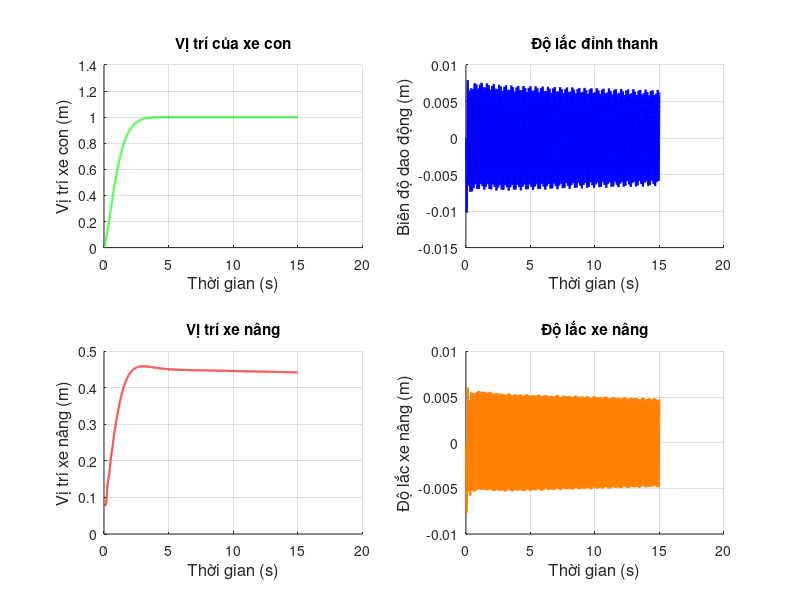
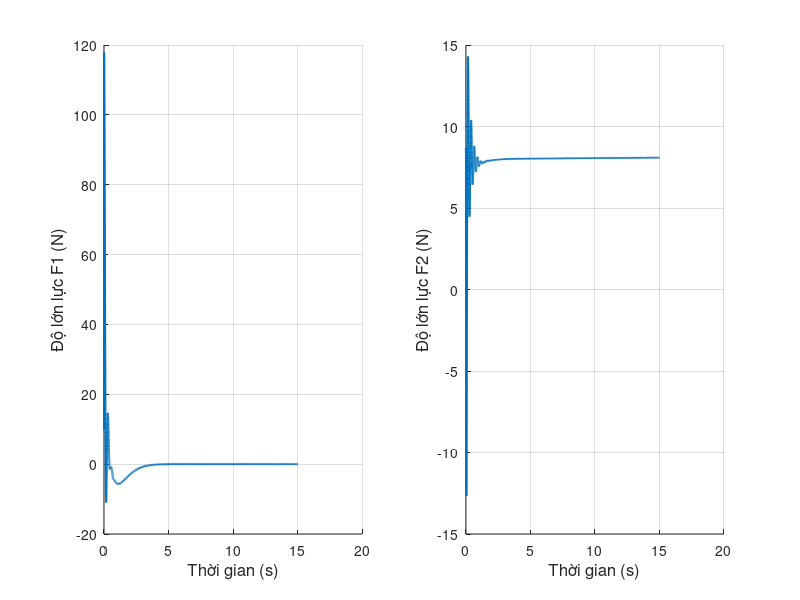

Write the MATLAB code that produced these figures, in order.
clc;
close all;
clear;

% Cờ để thay đổi giữa ADRC và ADRC + IS
% flag = 1: ADRC; flag = 2: ADRC + IS
flag = 1; 
% Cờ để thay đổi giữa các bộ IS
% flag_is = 1: ZV; flag_is = 2: ZVD; flag = 3: ETM4
flag_is = 1;

%--------------------------------------------------------------------------
%                         Cài đặt các thông số
%--------------------------------------------------------------------------

% Thiết lập các thông số cho dầm
L = 0.63; EI = 0.754; rho_A = 0.297;
% Các vật nặng
mw = 13.1; mk = 0.04; mh = 0.86; g = 9.81;

% Thiết lập thông số không gian và thời gian
n = 9; r = 10000;
tmax = 15;
delta_Y = L/(n - 1); % Bước không gian
delta_t = tmax/(r - 1); % Bước thời gian

% Khởi tạo ma trận để lưu giá trị
w = zeros(n,r);
x3 = zeros(1,r); % Độ lắc của thanh tại x2 (x3)
x2 = 2;
dx2dt_2 = zeros(1,r);
dx2dt_2(1:3) = delta_Y;

% Lực tác động vào xe con
F1 = zeros(1,r);
F1(1:r) = 10;
    
% Lực tác động vào xe nâng
F2 = zeros(1,r);
F2(1:r) = mh*g - 0.1;

%--------------------------------------------------------------------------
%                        Thông số bộ điều khiển ADRC
%--------------------------------------------------------------------------
T_set = 2; % Thời gian xác lập (s)
T_sample = 0.001; % Chu kỳ trích mẫu
s_CL = -6/T_set; % Điểm cực hàm truyền hệ kín
% Hệ số tỉ lệ
Kp = s_CL^2; Kd = -2*s_CL; K_ESO = 10; b01 = 1/mw; b02 = 1/mh;

% Bộ quan sát trạng thái ESO
s_ESO = K_ESO*s_CL; % Điểm cực 
z_ESO = exp(s_ESO*T_sample);

l1 = 1 - z_ESO^3; 
l2 = (3*(1 - z_ESO)^2*(1 + z_ESO))/(2*T_sample);
l3 = (1 - z_ESO)^3/(T_sample^2);

Ad = [1 T_sample (T_sample^2)/2; 0 1 T_sample; 0 0 1];
Bd = [b01*(T_sample^2)/2; b01*T_sample; 0];
Cd = [1 0 0];
Lc = [l1; l2; l3];

A_ESO = Ad - Lc*Cd*Ad;
B_ESO = Bd - Lc*Cd*Bd;

% Biến trạng thái xk = [x1k; x2k; x3k]
xd = zeros(3,r); 
xl = zeros(3,r);

x1_set = 1; % Giá trị đặt xe con
x2_set = 0.4; % Giá trị đặt xe nâng
%--------------------------------------------------------------------------
%                       Thông số bộ tạo dạng tín hiệu
%--------------------------------------------------------------------------
f = 6.13415; % Tần số dao động riêng của hệ

zeta = 0.01; K = exp((zeta*pi)/sqrt(1 - zeta^2)); 
mopt = 0.99; % Giá trị tối ưu cho bộ ETM

% Các thời điểm của các vector xung
t2 = 1/(2*f); t3 = 1/f;

%--------------------------------------------------------------------------
%    Mô phỏng chuyển động của dầm Euler - Bernoulli trong mô hình SMC
%--------------------------------------------------------------------------
for j = 3:(r - 1)
    wyyy0 = (w(3,j) - 2*w(2,j) + w(1,j))/(2*delta_Y^3);
    S2 = (F1(j + 1) - EI*wyyy0)/mw;
    w(1,j + 1) = 2*w(1,j) - w(1,j - 1) + delta_t^2*S2; % 5b
    for i = 3:(n - 2)
        % Đạo hàm theo Y
        wyyyy = w(i + 2,j) - 4*w(i + 1,j) + 6*w(i,j) - 4*w(i - 1,j) + w(i - 2,j);
        S1 = (-EI/(rho_A*delta_Y^4))*wyyyy;
        S4 = (-EI/(mh*delta_Y^3))*wyyyy;
        w(i,j + 1) = 2*w(i,j) - w(i,j - 1) + delta_t^2*S1; % 5a

        % Chuyển động của xe nâng
        dx3dt_2 = (x3(j) - 2*x3(j - 1) + x3(j - 2))/(2*delta_t^2);
        wyx2 = (w(x2 + 1,j - 1) - w(x2 - 1,j - 1))/(2*delta_Y^2);
        dx2dt_2(j + 1) = 2*dx2dt_2(j) - dx2dt_2(j - 1) + ((F2(j + 1) - mh*g ...
                         - mh*dx3dt_2*wyx2)*delta_t^2)/mh; % 5c

        % Cập nhật vị trí x2
        if dx2dt_2(j + 1) < delta_Y
            x2 = 2;
            dx2dt_2(j + 1) = delta_Y;
        elseif dx2dt_2(j + 1) > L - delta_Y
            x2 = n - 1;
            dx2dt_2(j + 1) = L - delta_Y;
        else
            x2 = ceil(dx2dt_2(j + 1)/delta_Y);
        end

        % Độ lắc của thanh
        if dx2dt_2(j + 1) ~= x2
            w(i,j + 1) = 2*w(i,j) - w(i,j - 1) + delta_t^2*S1; % 5a
            x3(j + 1) = w(i,j + 1) - w(1,j + 1);
        else
            w(i,j + 1) = 2*w(i,j) - w(i,j - 1) + delta_t^2*S4; % 5d
            x3(j + 1) = w(i,j + 1) - w(1,j + 1);
        end
    end
    wyyyl = (-2*w(n,j) + 3*w(n - 1,j) - w(n - 2,j))/(2*delta_Y^3);
    S3 = (EI/mk)*wyyyl;
    w(2,j + 1) = w(1,j + 1);
    w(n,j + 1) = 2*w(n,j) - w(n,j - 1) + delta_t^2*S3; % 5e
    w(n - 1,j + 1) = (w(n,j + 1) + w(n - 2,j + 1))/2;
%--------------------------------------------------------------------------
%                 Bộ điều khiển ADRC cho xe con và xe nâng
%--------------------------------------------------------------------------
    if flag == 1
        % Xe con    
        xd(:,j + 2) = A_ESO*xd(:,j + 1) + B_ESO*F1(j + 1) + Lc*w(1,j + 1);
        F1(j + 2) = (Kp*(x1_set - xd(1,j + 2)) - Kd*xd(2,j + 2) - xd(3,j + 2))/b01;
    
        % Xe nâng
        xl(:,j + 2) = A_ESO*xl(:,j + 1) + B_ESO*(F2(j + 1) - mh*g) + Lc*dx2dt_2(j + 1);
        F2(j + 2) = (Kp*(x2_set - xl(1,j + 2)) - Kd*xl(2,j + 2) - xl(3,j + 2))/b02 + mh*g;
    end
%--------------------------------------------------------------------------
%                      Bộ tạo dạng tín hiệu IS + ADRC
%--------------------------------------------------------------------------
    if flag == 2
        % IS
        if flag_is == 1 
            % Bộ tạo dạng tín hiệu ZV
            A1 = K/(1 + K); A2 = A1;
            x1_set_is = x1_set*(A1*unit_step(j*delta_t) + A2*unit_step(j*delta_t - t2));
        elseif flag_is == 2 
            % Bộ tạo dạng tín hiệu ZVD
            A1 = (K/(1 + K))^2; 
            A2 = (2*K)/(1 + K)^2;
            A3 = 1/(1 + K)^2;
            x1_set_is = x1_set*(A1*unit_step(j*delta_t) + A2*unit_step(j*delta_t - t2) ...
                        + A3*unit_step(j*delta_t - t3));
        elseif flag_is == 3 
            % Bộ tạo dạng tín hiệu ETM4
            t2 = 1/(3*f); t3 = 2/(3*f); t4 = 1/f;
            I = (K^2*(1 + mopt))/(K^2 + (1 + mopt)*(K^(4/3) + K^(2/3)) + mopt);
            A1 = I/(1 + mopt); A2 = I/K^(2/3);
            A3 = I/K^(4/3); A4 = (mopt*I)/(K^2*(1 + mopt));
            x1_set_is = x1_set*(A1*unit_step(j*delta_t) + A2*unit_step(j*delta_t - t2) ...
                        + A3*unit_step(j*delta_t - t3)) + A4*unit_step(j*delta_t - t4);
        end
        % ADRC
        % Xe con
        xd(:,j + 2) = A_ESO*xd(:,j + 1) + B_ESO*F1(j + 1) + Lc*w(1,j + 1);
        F1(j + 2) = (Kp*(x1_set_is - xd(1,j + 2)) - Kd*xd(2,j + 2) - xd(3,j + 2))/b01;
        
        % Xe nâng
        xl(:,j + 2) = A_ESO*xl(:,j + 1) + B_ESO*(F2(j + 1) - mh*g) + Lc*dx2dt_2(j + 1);
        F2(j + 2) = (Kp*(x2_set - xl(1,j + 2)) - Kd*xl(2,j + 2) - xl(3,j + 2))/b02 + mh*g;
    end
end
%--------------------------------------------------------------------------

% Khởi tạo giá trị để mô phỏng
t_tr = 0:delta_t:tmax;

% Vẽ đồ thị
figure(1);
subplot(2,2,1);
grid on;
hold on;
plot(t_tr,w(1,:),'g','LineWidth',1.5);
title({'Vị trí của xe con'});
ylabel('Vị trí xe con (m)','FontSize',12);
xlabel('Thời gian (s)','FontSize',12);

subplot(2,2,2);
grid on;
hold on;
% Vị trí tương đối của mk so với xe con
plot(t_tr,w(n,:) - w(1,:),'b','LineWidth',1.5);
title({'Độ lắc đỉnh thanh'});
ylabel('Biên độ dao động (m)','FontSize',12);
xlabel('Thời gian (s)','FontSize',12);

subplot(2,2,3);
grid on;
hold on;
plot(t_tr,dx2dt_2,'r','LineWidth',1.5);
title({'Vị trí xe nâng'});
ylabel('Vị trí xe nâng (m)','FontSize',12);
xlabel('Thời gian (s)','FontSize',12);

subplot(2,2,4);
grid on;
hold on;
plot(t_tr,x3,'Color',[1 0.5 0],'LineWidth',1.5);
title({'Độ lắc xe nâng'});
ylabel('Độ lắc xe nâng (m)','FontSize',12);
xlabel('Thời gian (s)','FontSize',12);

figure(2);
subplot(1,2,1);
grid on;
hold on;
plot(t_tr,F1(1:r),'LineWidth',1.5);
ylabel('Độ lớn lực F1 (N)','FontSize',12);
xlabel('Thời gian (s)','FontSize',12);

subplot(1,2,2);
grid on;
hold on;
plot(t_tr,F2(1:r),'LineWidth',1.5);
ylabel('Độ lớn lực F2 (N)','FontSize',12);
xlabel('Thời gian (s)','FontSize',12);
